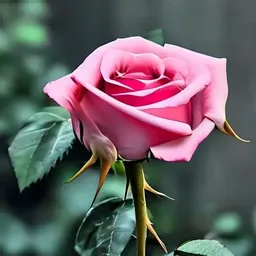
#> input picture rose.webp, 256 x 256 px, shrunk from 474 x 474 before the run
$ jupyter execute --allow-errors advance_algorithem.ipynb
#> lines starting #> are read from the running program, lines starting #| are printed output that depends on the picture
[cell 1]
# Applying advance image filter

# 1) Bilateral (for Advance Smothing Effect)

import cv2
import matplotlib.pyplot as plt

img = cv2.imread("rose.webp")
#> img is the input picture: shape (256, 256, 3); mean B, G, R 99.2, 96.4, 102.6
img = cv2.cvtColor(img,cv2.COLOR_BGR2RGB)
bilateral = cv2.bilateralFilter(img,d=200,sigmaColor=50,sigmaSpace=50)
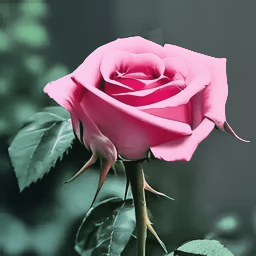
#> bilateral: shape (256, 256, 3); mean R, G, B 101.7, 96.3, 99.6

plt.subplot(1,2,1),plt.imshow(img),plt.title("source img"),plt.axis("off")
plt.subplot(1,2,2),plt.imshow(bilateral),plt.title("Smothe image using Bilateral img"),plt.axis("off")
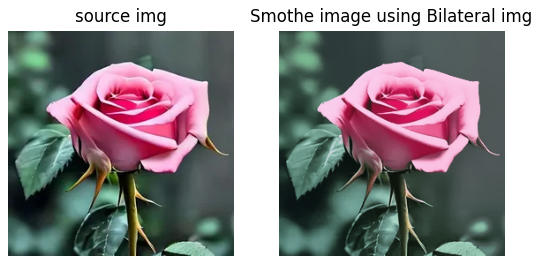
#> figure drawn by matplotlib, 2 panels
